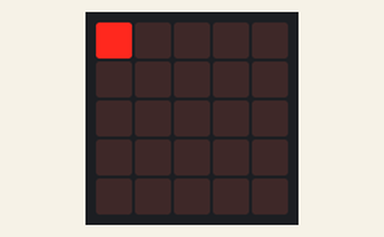
Recording of a program running on a simulated BBC micro:bit (MakeCode). On the bench: the board's 5×5 LED display.

Above: at 0.06 s.
At 0.42 s:
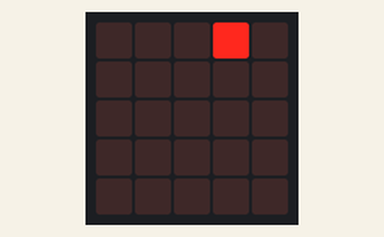
At 0.78 s:
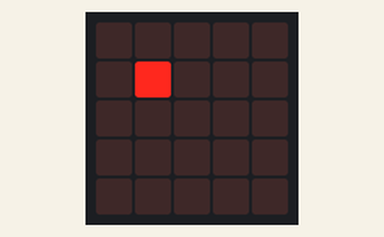
At 1.5 s:
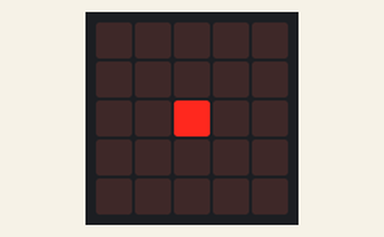
At 2.22 s:
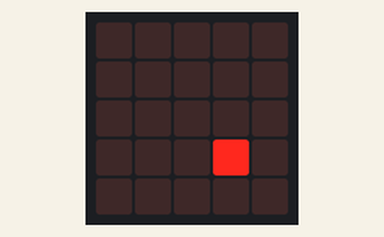
At 2.99 s:
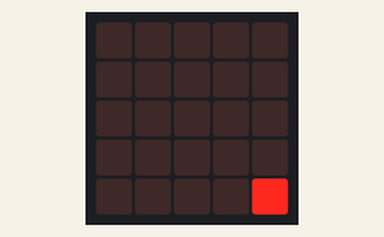

Measured:
- by itself, everything shown: repeats every 3.1 s, in 25 steps

The program:

main.ts
```typescript
let count = 0
let rows = 0
basic.forever(function () {
    led.unplot(count - 1, rows - 0)
    led.plot(count, rows)
    if (count >= 4) {
        if (rows >= 4) {
            rows = 0
            basic.pause(200)
            basic.clearScreen()
        } else {
            basic.pause(100)
            led.unplot(count, rows)
            rows = rows + 1
        }
        count = 0
    } else {
        count = count + 1
        basic.pause(100)
    }
})
```

test.ts
```typescript
// tests gaan hier; deze zal niet worden gecompileerd wanneer dit pakket wordt gebruikt als extensie.
```
